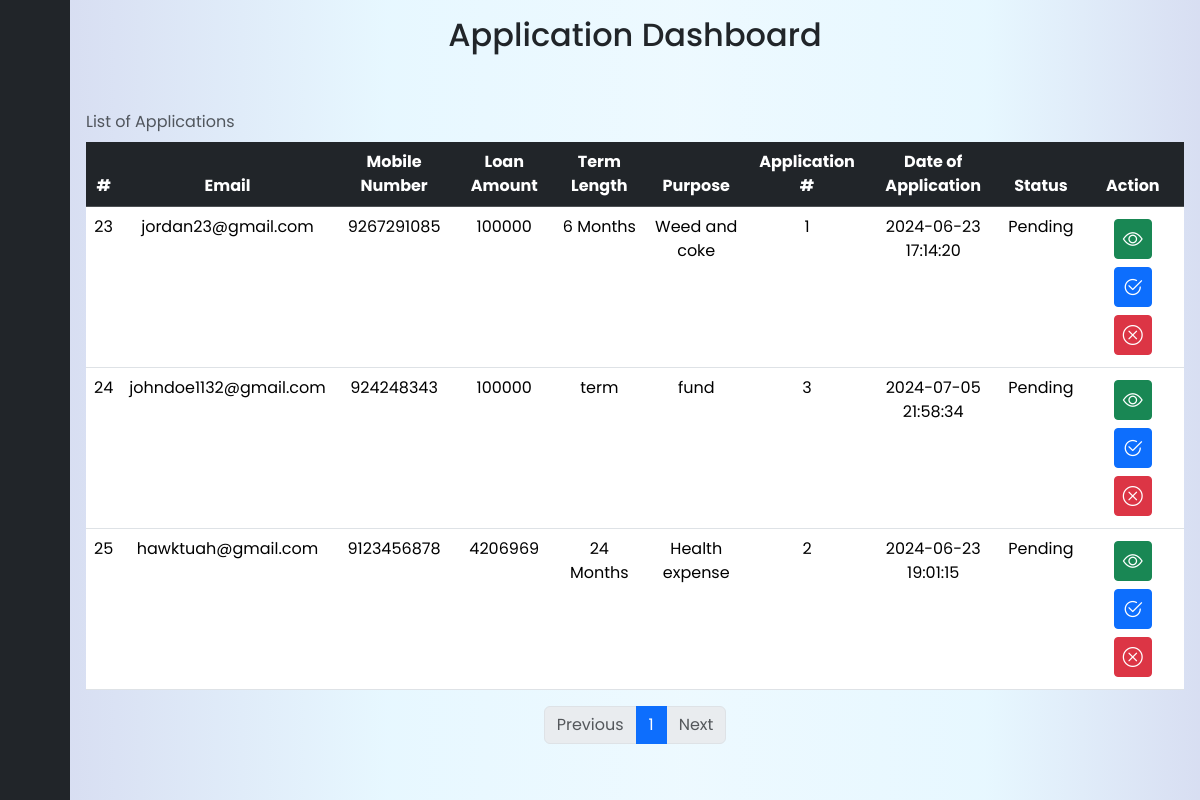
The page /admin/President/index_president.php (signed in) on the database its author committed.
### tables this page shows
CREATE TABLE `presidentdb` (
  `id` int(11) NOT NULL,
  `fname` varchar(100) NOT NULL,
  `lname` varchar(100) NOT NULL,
  `age` int(11) NOT NULL,
  `bmonth` tinyint(2) NOT NULL,
  `bday` tinyint(2) NOT NULL,
  `byear` int(4) NOT NULL,
  `phonenum` bigint(20) NOT NULL,
  `email` varchar(50) NOT NULL,
  `street1` varchar(100) NOT NULL,
  `street2` varchar(100) NOT NULL,
  `city` varchar(100) NOT NULL,
  `province` varchar(100) NOT NULL,
  `postal` int(8) NOT NULL,
  `country` varchar(255) NOT NULL,
  `loanAmount` int(7) NOT NULL,
  `term` varchar(255) NOT NULL,
  `fundPurpose` varchar(100) NOT NULL,
  `applyDate` datetime NOT NULL DEFAULT current_timestamp(),
  `applicationNumber` int(11) NOT NULL,
  `statusPr` varchar(50) NOT NULL DEFAULT 'Pending'
);

### admin/President/index_president.php (the view, shortened to what this page needs)
<?php
    include("../action/connect.php");
    $rows_per_page = 10;
    $current_page = isset($_GET['page']) ? $_GET['page'] : 1;
    $start_from = ($current_page - 1) * $rows_per_page;
    $sql = "SELECT * FROM presidentdb LIMIT $start_from, $rows_per_page";
    $result = $data->query($sql);
    $sql_total = "SELECT COUNT(*) AS total FROM presidentdb";
    $result_total = $data->query($sql_total);
    $row_total = $result_total->fetch_assoc();
    $total_pages = ceil($row_total['total'] / $rows_per_page);
?>
<!DOCTYPE html>
<html lang="en">
<head>
    <link href="https://cdn.lineicons.com/4.0/lineicons.css" rel="stylesheet" />
    <link href="https://cdn.jsdelivr.net/npm/bootstrap@5.3.0-alpha3/dist/css/bootstrap.min.css" rel="stylesheet"
>
    <link href="https://cdn.lineicons.com/4.0/lineicons.css" rel="stylesheet">
    <link href="https://cdn.jsdelivr.net/npm/bootstrap@5.3.3/dist/css/bootstrap.min.css" rel="stylesheet">
    <link rel="stylesheet" href="https://cdn.jsdelivr.net/npm/bootstrap-icons@1.11.3/font/bootstrap-icons.min.css">
    <link rel="stylesheet" href="../../source/index.css?v=<?php echo time(); ?>">
</head>
<body style="">
    <div class="wrapper">
        <aside id="sidebar">
            <div class="d-flex">
                <button class="toggle-btn" type="button">
                </button>
            </div>
            <ul class="sidebar-nav">
                <li class="sidebar-item pstn">
                    <a class="sidebar-link">
                    </a>
                </li>
                <li class="sidebar-item">
                    <a href="index_president.php" class="sidebar-link">
                    </a>
                </li>
                <li class="sidebar-item">
                    <a href="#" class="sidebar-link">
                    </a>
                </li>
                <li class="sidebar-item">
                    <a href="#" class="sidebar-link">
                    </a>
                </li>
                <li class="sidebar-item">
                    <a href="#" class="sidebar-link">
                    </a>
                </li>
            </ul>
            <div class="sidebar-footer mb-3">
                <a href="../action/logout.php" class="sidebar-link">
                </a>
            </div>
        </aside>
        <div class="main p-3" >
            <div class="container1 table-responsive">
                <h2 class="titlewrap mb-5 text-center">Application Dashboard</h2>
                <table class="table table-stripped table-hover mt-3 text-center rounded border-2">
                    <caption class="caption-top">List of Applications</caption>
                    <thead class="table-dark">
                        <tr>
                            <th>#</th>
                            <th>Email</th>
                            <th>Mobile Number</th>
                            <th>Loan Amount</th>
                            <th>Term Length</th>
                            <th>Purpose</th>
                            <th>Application #</th>
                            <th>Date of Application</th>
                            <th>Status</th>
                            <th>Action</th>
                        </tr>
                    </thead>
                    <tbody>
                        <?php
                            while($row = $result->fetch_assoc())
                            {
                                echo "
                                <tr>
                                    <td>$row[id]</td>
                                    <td>$row[email]</td>
                                    <td>$row[phonenum]</td>
                                    <td>$row[loanAmount]</td>
                                    <td>$row[term]</td>
                                    <td>$row[fundPurpose]</td>
                                    <td>$row[applicationNumber]</td>
                                    <td>$row[applyDate]</td>
                                    <td>$row[statusPr]</td>
                                    <td>
                                        <div class='d-grid gap-2 d-md-block'>
                                        <a class='btn btn-success btn-sm m-1 fs-5 align-baseline viewBtn' data-bs-toggle='modal' data-bs-target='#viewData' data-id='" . $row['id'] . "'><i class='bi bi-eye'></i></a>
                                        <a class='btn btn-primary btn-sm m-1 fs-5 align-baseline transferBtn' data-id='" . $row['id'] . "' ><i class='bi bi-check2-circle'></i></a>
                                        <a class='btn btn-danger btn-sm m-1 fs-5 align-baseline' ><i class='bi bi-x-circle'></i></a>
                                        </div>
                                    </td>
                                </tr>
                                ";
                            }
                        ?>
                    </tbody>
                </table>
                <nav aria-label="Page navigation">
                    <ul class="pagination justify-content-center">
                        <?php
                            if ($current_page > 1) {
                                echo "<li class='page-item'><a class='page-link' href='index_president.php?page=".($current_page - 1)."'>Previous</a></li>";
                            } else {
                                echo "<li class='page-item disabled'><a class='page-link'>Previous</a></li>";
                            }
                            for ($i = 1; $i <= $total_pages; $i++) {
                                if ($i == $current_page) {
                                    echo "<li class='page-item active'><a class='page-link' href='index_president.php?page=".$i."'>$i</a></li>";
                                } else {
                                    echo "<li class='page-item'><a class='page-link' href='index_president.php?page=".$i."'>$i</a></li>";
                                }
                            }
                            if ($current_page < $total_pages) {
                                echo "<li class='page-item'><a class='page-link' href='index_president.php?page=".($current_page + 1)."'>Next</a></li>";
                            } else {
                                echo "<li class='page-item disabled'><a class='page-link'>Next</a></li>";
                            }
                        ?>
                    </ul>
                </nav>
            </div>
        </div>
    </div>
</body>
</html>

### source/index.css (style rules this page uses)
a { text-decoration: none; }
li { list-style: none; }
body { font-family: 'Poppins', sans-serif; }
.wrapper { display: flex; }
.main { min-height: 100vh; width: 100%; overflow: hidden; transition: all 0.35s ease-in-out; background: rgba(59, 92, 190, 0.5); background: linear-gradient(90deg, rgba(59, 92, 190, 0.2) 0%, rgba(134, 217, 255, 0.2) 28%, rgba(166, 226, 254, 0.2) 54%, rgba(134, 217, 255, 0.2) 81%, rgba(59, 91, 190, 0.2) 100%); }
#sidebar { width: 70px; min-width: 70px; z-index: 1000; transition: all .25s ease-in-out; background-color: #212529; display: flex; flex-direction: column; }
.toggle-btn { background-color: transparent; cursor: pointer; border: 0; padding: 1rem 1.5rem; }
.sidebar-nav { padding: 2rem 0; flex: 1 1 auto; }
a.sidebar-link { padding: .625rem 1.625rem; color: #FFF; display: block; font-size: 0.9rem; white-space: nowrap; border-left: 3px solid transparent; }
.sidebar-item { position: relative; }

### rows shown on the page
presidentdb: id "23", email "jordan23@gmail.com", phonenum "9267291085", loanAmount "100000", term "6 Months", fundPurpose "Weed and coke", applicationNumber "1", applyDate "2024-06-23 17:14:20", statusPr "Pending"
presidentdb: id "24", email "johndoe1132@gmail.com", phonenum "924248343", loanAmount "100000", term "term", fundPurpose "fund", applicationNumber "3", applyDate "2024-07-05 21:58:34", statusPr "Pending"
presidentdb: id "25", email "hawktuah@gmail.com", phonenum "9123456878", loanAmount "4206969", term "24 Months", fundPurpose "Health expense", applicationNumber "2", applyDate "2024-06-23 19:01:15", statusPr "Pending"
